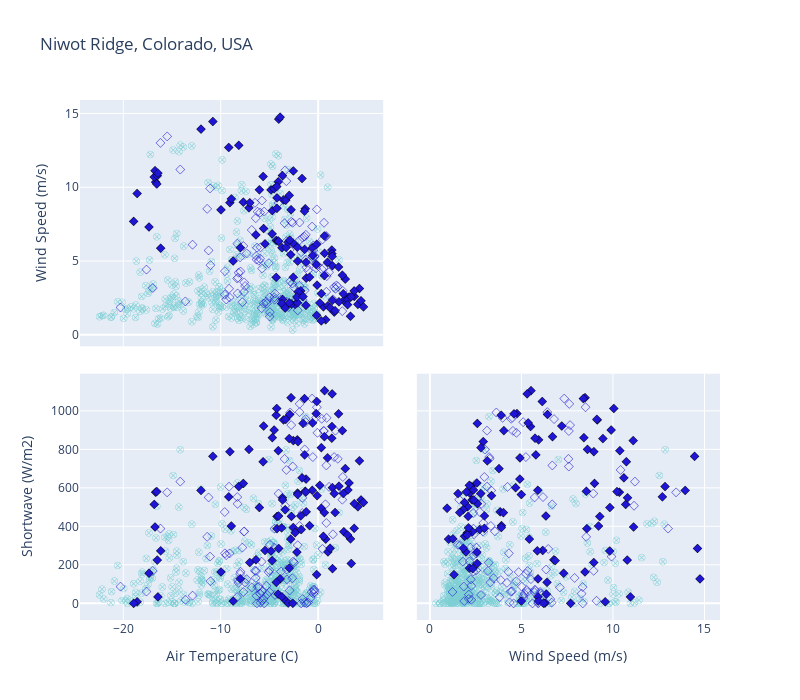

This figure's notebook cell:
### Markdown cell above
# Scatter Plots: for partial unloading

### Code cell
# State which site we are working with 
df = df_unload.copy(deep=True)

# Some constatns 
colorscaled = [[0., colorsnowunload], [1, colorsnow]]
index_vals = df['CD']
index_symbols = df['Typesymbol']

fig = go.Figure()
fig.add_trace(go.Splom(dimensions=[dict(label='Air Temperature (C)',     values=df['temp']),
                                   dict(label='Wind Speed (m/s)', values=df['windspeed']),
                                   dict(label='Shortwave (W/m2)', values=df['shortwave'])],
                                   marker=dict(color=index_vals, colorscale=colorscaled, symbol=index_symbols, showscale=False, line_color='black', line_width=0.5, size=7),
                                   showlegend=False, showupperhalf=False, diagonal_visible=False,
                      ))

# Other options
#showupperhalf=False, diagonal_visible=False
#marker=dict(show scale=False)

# fig.update_traces(showlegend=True, legendgroup=index_symbols, selector=dict(mode='spolm'))
# fig.update_traces(showlegend=True)

fig.update_layout(title='Niwot Ridge, Colorado, USA', width=800, height=700, dragmode='select')

fig.show()

### Figure 1 — Plotly figure (JSON) as saved in the notebook; plotly's stock layout.template omitted (floating-point values rounded to 4 significant figures; data arrays with more than 128 entries replaced by an {"elided": "..."} marker saying what was removed)
{"data": [{"diagonal": {"visible": false}, "dimensions": [{"label": "Air Temperature (C)", "values": {"elided": "695 float values"}}, {"label": "Wind Speed (m/s)", "values": {"elided": "695 float values"}}, {"label": "Shortwave (W/m2)", "values": {"elided": "695 float values"}}], "marker": {"color": {"elided": "695 int values"}, "colorscale": [[0, "#1F15D5"], [1, "#7dcfd4"]], "line": {"color": "black", "width": 0.5}, "showscale": false, "size": 7, "symbol": {"elided": "695 int values"}}, "showlegend": false, "showupperhalf": false, "type": "splom"}], "layout": {"dragmode": "select", "height": 700, "title": {"text": "Niwot Ridge, Colorado, USA"}, "width": 800}}
